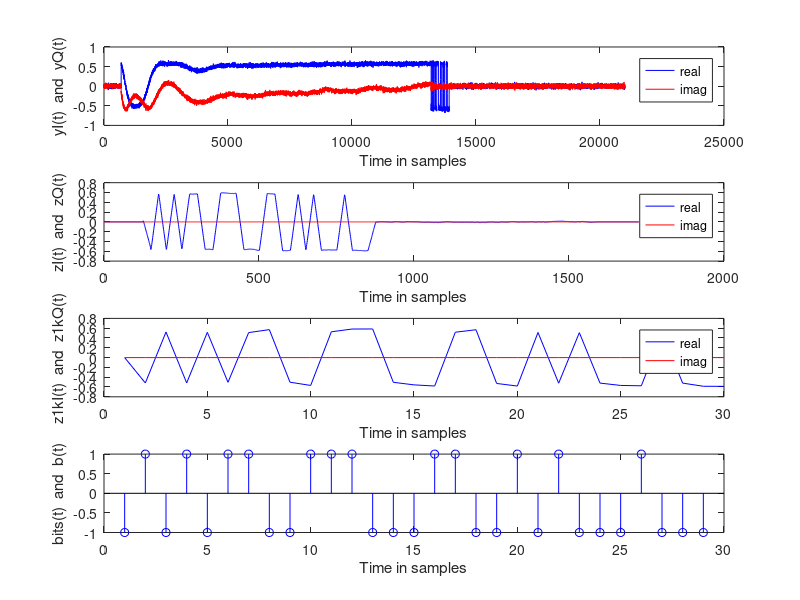

This chart was generated by the following MATLAB code:
LL = 200; % Total number of bits Default is 1000
T = 1; % Symbol period in microsec. Default is 1
N = 11; % length of filter in symbol periods. Default is 11
alpha = 0; % alpha of sqrt raised cosine filter
fs = 25; % Over-sampling factor (Sampling frequency/symbol rate). Default is 100
Ns = floor(N*fs); % Number of filter samples
sigma = 1; % Noise standard deviation. Default is 1

clc

%% message

p1 = [zeros(ceil(Ns/2-fs/2),1) ; ones(fs,1) ; zeros(Ns-fs-ceil(Ns/2-fs/2),1) ]; 
p1 = p1/norm(p1)/sqrt(1/fs); % '1/fs' simply serves as 'delta' to approximate integral as sum
p1 = p1.';

dataSize = 3;
timingSync  = [-1 1 -1 1 -1 1 1 -1 -1 1 1 1 -1 -1 -1 1 1 -1 -1 1 -1 1];
pilot = [-1, -1, -1, 1];
msgSize = (dataSize + length(timingSync) + length(pilot));
xtraSize = 2*msgSize;
%load receivedsignal.mat;

% Received signal
if exist('receivedsignal.mat','file')
    load('receivedsignal.mat');
    y1 = receivedsignal.';
else
    disp(['Error! Did not find receivedsignal.mat file.'])
    return
end

if ~exist('receivedsignal','var')
    disp('Error! Loaded file does not contain the receivedsignal variable.')
    return;
end
% a = randn(size(x1));
% b = randn(size(x1));
% noiseZ= sigma/sqrt(2)*(a + j*b);
% 
% y1 = noiseZ + x1;



%% timing recovery

time_up = upsample(timingSync,fs);
toCorr = conv(time_up, p1);
[xcorred, lags] = xcorr(real(y1), real(toCorr));
%plot(xcorred);

[corrVal, offArg] = max(abs(xcorred));
offset = lags(offArg) + 125;
delay = offset

v1 = real(y1(offset:(offset+xtraSize*fs)));


%% demodulate

w1 = flipud(p1); 
z1 = conv(w1, v1)*(1/fs);








%% sample it


%z1k = z1(ceil(Ns)+ceil(delay*fs):fs:end);
%z1k = z1(offset:fs:(msgSize*fs)+offset);
z1k = z1(125:fs:(msgSize*fs)+125);

%% guess


bits1_hat = sign(real(z1k));

res = bits1_hat(2:end);
correcting = res(msgSize-dataSize:end);
if (correcting(1) == 1)
    msg = correcting(2:end)
else
    msg = -1 .* correcting(2:end)
end



%% plot stuff

figure(1)
clf
subplot(4,1,1)
plot(real(y1),'b')
hold on
plot(imag(y1),'r')
legend('real','imag')
ylabel('yI(t)  and  yQ(t)')
xlabel('Time in samples')
subplot(4,1,2)
plot(real(z1),'b')
hold on
plot(imag(z1),'r')
zoom xon
legend('real','imag')
ylabel('zI(t)  and  zQ(t)')
xlabel('Time in samples')


subplot(4,1,3)
plot(real(z1k),'b')
hold on
plot(imag(z1k),'r')
zoom xon
legend('real','imag')
ylabel('z1kI(t)  and  z1kQ(t)')
xlabel('Time in samples')


subplot(4,1,4)
stem(res,'b')
%hold on
%stem(msg,'r')
zoom xon
%legend('real')
ylabel('bits(t)  and  b(t)')
xlabel('Time in samples')

% figure(2)
% clf
% subplot(2,1,1)
% plot([0:length(x1)-1]/length(x1)-0.5, abs(fftshift(fft(x1))))
% ylabel('abs(X(f))')
% xlabel('Frequency in 1/samples')
% subplot(2,1,2)
% plot([0:length(y1)-1]/length(y1)-0.5, abs(fftshift(fft(y1))))
% ylabel('abs(Y(f))')
% xlabel('Frequency in 1/samples')